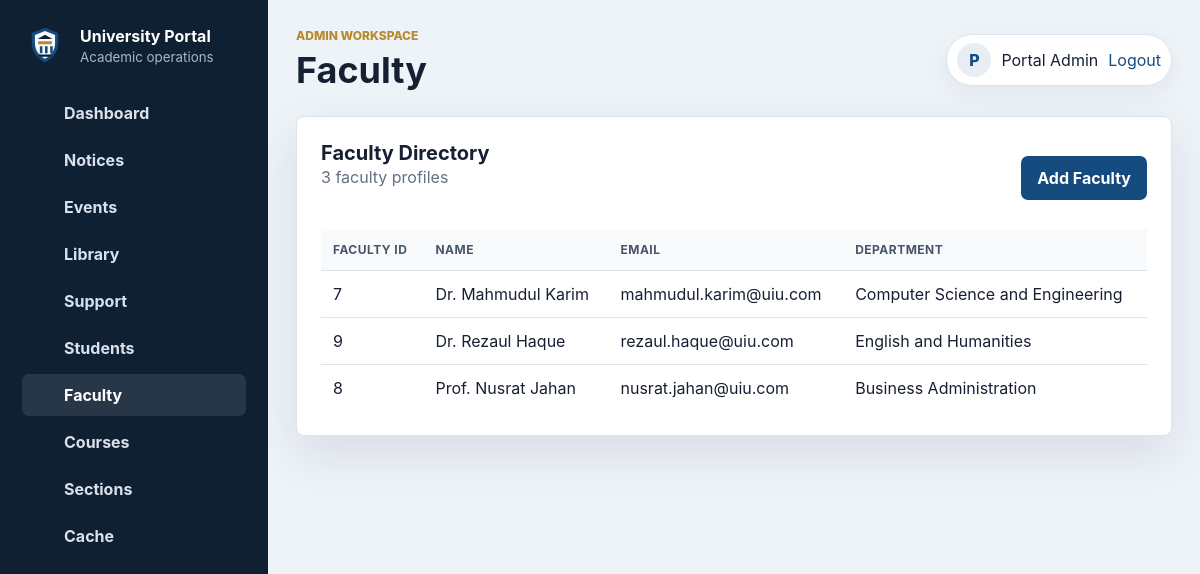
/faculty_list.php (signed in), run on the app's committed database.
### tables this page shows
CREATE TABLE `faculty` (
  `faculty_id` int(11) NOT NULL AUTO_INCREMENT,
  `user_id` int(11) NOT NULL,
  `department` varchar(120) NOT NULL,
  PRIMARY KEY (`faculty_id`),
  KEY `idx_faculty_user_id` (`user_id`)
);

CREATE TABLE `users` (
  `user_id` int(11) NOT NULL AUTO_INCREMENT,
  `name` varchar(120) NOT NULL,
  `email` varchar(160) NOT NULL,
  `password` varchar(255) NOT NULL,
  `role` enum('admin','faculty','student') NOT NULL,
  PRIMARY KEY (`user_id`),
  UNIQUE KEY `email` (`email`)
);

### faculty_list.php (the view, shortened to what this page needs)
<?php
require_once __DIR__ . '/app.php';
$facultyList = cached_fetch_all('faculty_list', 'SELECT faculty.faculty_id, users.name, users.email, faculty.department
    FROM faculty
    INNER JOIN users ON faculty.user_id = users.user_id
    ORDER BY users.name');
?>
<section class="panel">
    <div class="section-heading">
        <div>
            <h2>Faculty Directory</h2>
            <p class="subtitle"><?php echo h(count($facultyList)); ?> faculty profiles</p>
        </div>
        <a class="btn" href="add_faculty.php">Add Faculty</a>
    </div>
    <div class="table-wrap">
        <table>
            <tr>
                <th>Faculty ID</th>
                <th>Name</th>
                <th>Email</th>
                <th>Department</th>
            </tr>
            <?php foreach ($facultyList as $faculty) { ?>
                <tr>
                    <td><?php echo h($faculty['faculty_id']); ?></td>
                    <td><?php echo h($faculty['name']); ?></td>
                    <td><?php echo h($faculty['email']); ?></td>
                    <td><?php echo h($faculty['department']); ?></td>
                </tr>
            <?php } ?>
        </table>
    </div>
</section>

### style.css (style rules this page uses)
:root { --ink: #172033; --muted: #647084; --line: #dce3ec; --soft: #f5f7fb; --panel: #ffffff; --primary: #164b7f; --primary-strong: #0f355d; --accent: #b88a2d; --success: #1f7a55; --danger: #b42318; --shadow: 0 18px 48px rgba(23, 32, 51, .10); }
* { box-sizing: border-box; }
body { margin: 0; font-family: Inter, "Segoe UI", Arial, sans-serif; background: #eef3f8; color: var(--ink); }
a { color: var(--primary); text-decoration: none; }
.subtitle, .muted { color: var(--muted); }
.subtitle { margin: 0 0 24px; line-height: 1.6; }
.btn, button { display: inline-flex; align-items: center; justify-content: center; min-height: 44px; border: 0; border-radius: 7px; padding: 11px 16px; background: var(--primary); color: white; font-weight: 750; cursor: pointer; transition: transform .18s ease, background .18s ease, box-shadow .18s ease; }
.app-body { min-height: 100vh; }
.panel, .container { width: 100%; margin: 0 0 22px; padding: 24px; border: 1px solid var(--line); border-radius: 8px; background: white; box-shadow: var(--shadow); }
.section-heading { display: flex; justify-content: space-between; align-items: center; gap: 16px; margin-bottom: 14px; }
.section-heading h2 { margin: 0; font-size: 20px; }
.table-wrap { overflow-x: auto; }
table { width: 100%; border-collapse: collapse; }
th, td { padding: 13px 12px; border-bottom: 1px solid var(--line); text-align: left; vertical-align: middle; }
th { color: #475569; background: #f8fafc; font-size: 12px; letter-spacing: .04em; text-transform: uppercase; }
tr:last-child td { border-bottom: 0; }

### data on the page
faculty: faculty_id "7", user.name "Dr. Mahmudul Karim", user.email "mahmudul.karim@uiu.com", department "Computer Science and Engineering"
faculty: faculty_id "9", user.name "Dr. Rezaul Haque", user.email "rezaul.haque@uiu.com", department "English and Humanities"
faculty: faculty_id "8", user.name "Prof. Nusrat Jahan", user.email "nusrat.jahan@uiu.com", department "Business Administration"

### other printed values
$item[1] "Dashboard"
$item[1] "Notices"
$item[1] "Events"
$item[1] "Library"
$item[1] "Support"
$item[1] "Students"
$item[1] "Faculty"
$item[1] "Courses"
$item[1] "Sections"
$item[1] "Cache"
role_label($role) "ADMIN"
$title "Faculty"
$initials "P"
$name "Portal Admin"
count($facultyList) "3"
